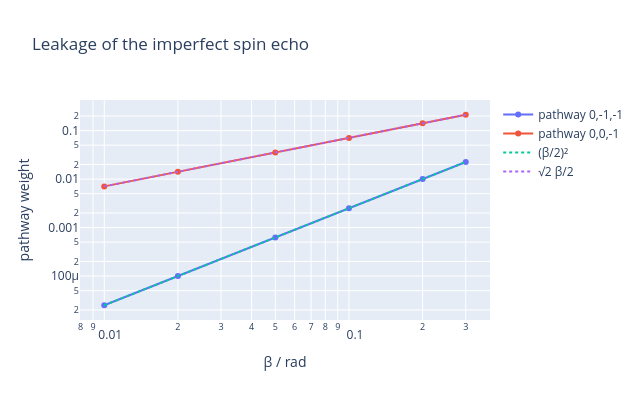

This figure's notebook cell:
### Code cell
import plotly.graph_objects as go

fig = go.Figure()
for path, values in leak.items():
    fig.add_scatter(x=betas, y=values, mode="lines+markers", name=f"pathway {','.join(map(str, path))}")
fig.add_scatter(x=betas, y=(betas / 2) ** 2, mode="lines", line={"dash": "dot"}, name="(β/2)²")
fig.add_scatter(x=betas, y=np.sqrt(2) * betas / 2, mode="lines", line={"dash": "dot"}, name="√2 β/2")
fig.update_layout(
    title="Leakage of the imperfect spin echo",
    xaxis_title="β / rad",
    yaxis_title="pathway weight",
    xaxis_type="log",
    yaxis_type="log",
    width=640,
    height=400,
)
fig

### Figure 1 — Plotly figure (JSON) as saved in the notebook; plotly's stock layout.template omitted (floating-point values rounded to 4 significant figures)
{"data": [{"mode": "lines+markers", "name": "pathway 0,-1,-1", "x": [0.01, 0.02, 0.05, 0.1, 0.2, 0.3], "y": [2.5e-05, 0.0001, 0.000625, 0.0025, 0.01, 0.0225], "type": "scatter"}, {"mode": "lines+markers", "name": "pathway 0,0,-1", "x": [0.01, 0.02, 0.05, 0.1, 0.2, 0.3], "y": [0.007071, 0.01414, 0.03536, 0.07071, 0.1414, 0.2121], "type": "scatter"}, {"line": {"dash": "dot"}, "mode": "lines", "name": "(β/2)²", "x": [0.01, 0.02, 0.05, 0.1, 0.2, 0.3], "y": [2.5e-05, 0.0001, 0.000625, 0.0025, 0.01, 0.0225], "type": "scatter"}, {"line": {"dash": "dot"}, "mode": "lines", "name": "√2 β/2", "x": [0.01, 0.02, 0.05, 0.1, 0.2, 0.3], "y": [0.007071, 0.01414, 0.03536, 0.07071, 0.1414, 0.2121], "type": "scatter"}], "layout": {"xaxis": {"title": {"text": "β / rad"}, "type": "log"}, "yaxis": {"title": {"text": "pathway weight"}, "type": "log"}, "title": {"text": "Leakage of the imperfect spin echo"}, "width": 640, "height": 400}}
